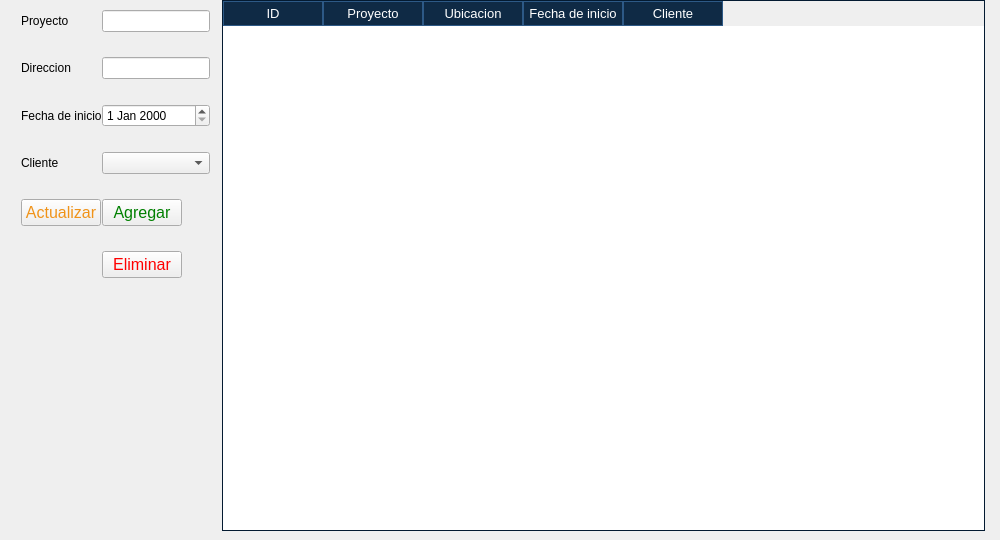
      <widget class="QWidget" name="page_Building">
       <widget class="QWidget" name="layoutWidget">
        <property name="geometry">
         <rect>
          <x>0</x>
          <y>0</y>
          <width>991</width>
          <height>531</height>
         </rect>
        </property>
        <layout class="QHBoxLayout" name="horizontalLayout_3" stretch="0,2">
         <property name="spacing">
          <number>12</number>
         </property>
         <property name="sizeConstraint">
          <enum>QLayout::SetMaximumSize</enum>
         </property>
         <property name="leftMargin">
          <number>6</number>
         </property>
         <property name="rightMargin">
          <number>6</number>
         </property>
         <item>
          <layout class="QFormLayout" name="formLayout_3">
           <property name="sizeConstraint">
            <enum>QLayout::SetFixedSize</enum>
           </property>
           <property name="labelAlignment">
            <set>Qt::AlignJustify|Qt::AlignVCenter</set>
           </property>
           <property name="formAlignment">
            <set>Qt::AlignJustify|Qt::AlignVCenter</set>
           </property>
           <property name="horizontalSpacing">
            <number>0</number>
           </property>
           <property name="verticalSpacing">
            <number>25</number>
           </property>
           <property name="leftMargin">
            <number>15</number>
           </property>
           <property name="topMargin">
            <number>10</number>
           </property>
           <item row="0" column="0">
            <widget class="QLabel" name="label_14">
             <property name="text">
              <string>Proyecto</string>
             </property>
            </widget>
           </item>
           <item row="0" column="1">
            <widget class="QLineEdit" name="buildingProyect">
             <property name="sizePolicy">
              <sizepolicy hsizetype="Fixed" vsizetype="Fixed">
               <horstretch>150</horstretch>
               <verstretch>0</verstretch>
              </sizepolicy>
             </property>
            </widget>
           </item>
           <item row="1" column="0">
            <widget class="QLabel" name="label_15">
             <property name="text">
              <string>Direccion</string>
             </property>
            </widget>
           </item>
           <item row="1" column="1">
            <widget class="QLineEdit" name="buildingAddress">
             <property name="sizePolicy">
              <sizepolicy hsizetype="Fixed" vsizetype="Fixed">
               <horstretch>0</horstretch>
               <verstretch>0</verstretch>
              </sizepolicy>
             </property>
            </widget>
           </item>
           <item row="2" column="0">
            <widget class="QLabel" name="label_16">
             <property name="text">
              <string>Fecha de inicio</string>
             </property>
            </widget>
           </item>
           <item row="3" column="0">
            <widget class="QLabel" name="label_18">
             <property name="text">
              <string>Cliente</string>
             </property>
            </widget>
           </item>
           <item row="4" column="0">
            <widget class="QPushButton" name="updateBuilding">
             <property name="font">
              <font>
               <pointsize>12</pointsize>
              </font>
             </property>
             <property name="cursor">
              <cursorShape>PointingHandCursor</cursorShape>
             </property>
             <property name="styleSheet">
              <string notr="true">QPushButton {
	color: #F09319;
}</string>
             </property>
             <property name="text">
              <string>Actualizar</string>
             </property>
            </widget>
           </item>
           <item row="4" column="1">
            <widget class="QPushButton" name="addBuilding">
             <property name="sizePolicy">
              <sizepolicy hsizetype="Fixed" vsizetype="Fixed">
               <horstretch>0</horstretch>
               <verstretch>0</verstretch>
              </sizepolicy>
             </property>
             <property name="font">
              <font>
               <pointsize>12</pointsize>
              </font>
             </property>
             <property name="cursor">
              <cursorShape>PointingHandCursor</cursorShape>
             </property>
             <property name="styleSheet">
              <string notr="true">QPushButton {
	color: green;
}</string>
             </property>
             <property name="text">
              <string>Agregar</string>
             </property>
            </widget>
           </item>
           <item row="5" column="1">
            <widget class="QPushButton" name="deleteBuilding">
             <property name="sizePolicy">
              <sizepolicy hsizetype="Fixed" vsizetype="Fixed">
               <horstretch>0</horstretch>
               <verstretch>0</verstretch>
              </sizepolicy>
             </property>
             <property name="font">
              <font>
               <pointsize>12</pointsize>
              </font>
             </property>
             <property name="cursor">
              <cursorShape>PointingHandCursor</cursorShape>
             </property>
             <property name="styleSheet">
              <string notr="true">QPushButton {
	color: red;
}</string>
             </property>
             <property name="text">
              <string>Eliminar</string>
             </property>
            </widget>
           </item>
           <item row="6" column="1">
            <spacer name="verticalSpacer_4">
             <property name="orientation">
              <enum>Qt::Vertical</enum>
             </property>
             <property name="sizeHint" stdset="0">
              <size>
               <width>20</width>
               <height>40</height>
              </size>
             </property>
            </spacer>
           </item>
           <item row="3" column="1">
            <widget class="QComboBox" name="buildingCustomer"/>
           </item>
           <item row="2" column="1">
            <widget class="QDateEdit" name="buildingDate"/>
           </item>
          </layout>
         </item>
         <item>
          <widget class="QTableWidget" name="buildingTable">
           <property name="font">
            <font>
             <pointsize>10</pointsize>
            </font>
           </property>
           <property name="styleSheet">
            <string notr="true">    QHeaderView::section {
        background-color: #0F2A45;   /* Fondo del encabezado */
        color: white;                /* Color del texto */
        border: 1px solid #2D5986;   /* Bordes del encabezado */
		padding: 2px;
    }

    QTableWidget::item {
        border: 1px solid #2D5986;   /* Bordes de las celdas */
        padding: 2px;                /* Espaciado dentro de las celdas */
    }

	QTableWidget::item:alternate{
	    background-color: #0B4B6C;
	}

    QTableWidget::item:selected {
		color: black; /*Color del texto*/
        background-color: #82ABD5;   /* Fondo cuando se selecciona */
    }

    QTableWidget {
        border: 1px solid #031A31;   /* Bordes de la tabla */
    }

    QScrollBar:vertical {
        background: #000000;
        width: 16px;
    }
    
    QScrollBar::handle:vertical {
        background: #00796b;
        min-height: 20px;
	}</string>
           </property>
           <property name="editTriggers">
            <set>QAbstractItemView::NoEditTriggers</set>
           </property>
           <property name="alternatingRowColors">
            <bool>true</bool>
           </property>
           <property name="selectionMode">
            <enum>QAbstractItemView::SingleSelection</enum>
           </property>
           <property name="selectionBehavior">
            <enum>QAbstractItemView::SelectRows</enum>
           </property>
           <property name="textElideMode">
            <enum>Qt::ElideRight</enum>
           </property>
           <property name="showGrid">
            <bool>true</bool>
           </property>
           <property name="sortingEnabled">
            <bool>true</bool>
           </property>
           <attribute name="verticalHeaderVisible">
            <bool>false</bool>
           </attribute>
           <column>
            <property name="text">
             <string>ID</string>
            </property>
           </column>
           <column>
            <property name="text">
             <string>Proyecto</string>
            </property>
           </column>
           <column>
            <property name="text">
             <string>Ubicacion</string>
            </property>
           </column>
           <column>
            <property name="text">
             <string>Fecha de inicio</string>
            </property>
           </column>
           <column>
            <property name="text">
             <string>Cliente</string>
            </property>
           </column>
          </widget>
         </item>
        </layout>
       </widget>
      </widget>
